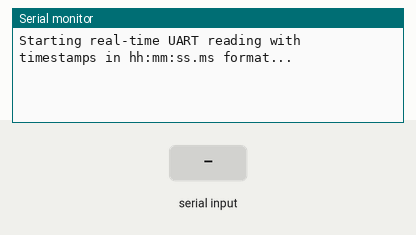
Bench run of a program on a simulated ESP32. On the bench: the last lines printed to the serial monitor. Inputs (shaded band) come from the test bench.

Above: at 1.2 s.
1.3 s: "1" received over the second serial link
At 1.7 s:
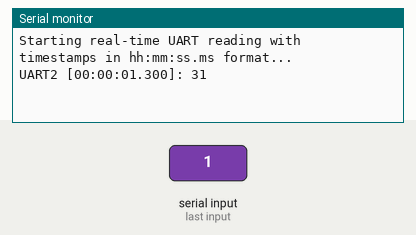
2.8 s: "0" received over the second serial link
At 4.0 s:
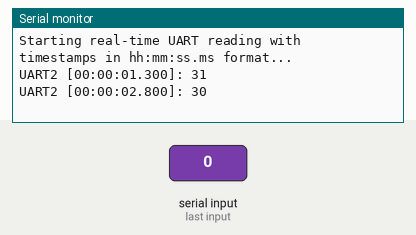
4.3 s: "2" received over the second serial link
At 5.2 s:
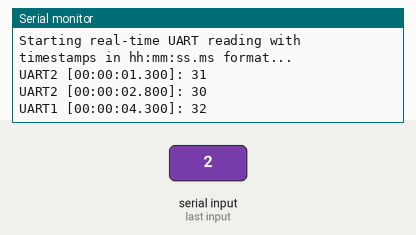

Measured:
- after the input at 1.3 s, the serial monitor: prints a new line at once (image 1)
- after the input at 2.8 s, the serial monitor: prints a new line at once (image 2)
- after the input at 4.3 s, the serial monitor: prints a new line at once (image 3)

The program:

main.cpp
```cpp
#include <Arduino.h>

//prototype functions
void readUART1(void *parameter);
void readUART2(void *parameter);
void printData(void *parameter);

// Structure to store data and timestamp
struct UARTData {
  byte data[256];          // Buffer for storing accumulated data
  unsigned int length;      // Length of the data
  unsigned long timestamp;  // Timestamp of the first byte in milliseconds
};

// Configurable inter-byte timeout in milliseconds
const unsigned long INTER_BYTE_TIMEOUT_MS = 10;

// Define queues to receive data from each UART
QueueHandle_t uart1Queue;
QueueHandle_t uart2Queue;

void setup() {
  // Initialize Serial for the monitor
  Serial.begin(115200);

  // Configure UART1 on GPIO32 (RX) and GPIO17 (TX) with baud rate 19200
  Serial1.begin(19200, SERIAL_8N1, 32, 17);

  // Configure UART2 on GPIO33 (RX) and GPIO5 (TX) with baud rate 19200
  Serial2.begin(19200, SERIAL_8N1, 33, 5);

  // Create queues to store data from each UART
  uart1Queue = xQueueCreate(10, sizeof(UARTData));
  uart2Queue = xQueueCreate(10, sizeof(UARTData));

  // Create FreeRTOS tasks for each UART and the print task
  xTaskCreate(readUART1, "Read UART1", 2048, NULL, 1, NULL);
  xTaskCreate(readUART2, "Read UART2", 2048, NULL, 1, NULL);
  xTaskCreate(printData, "Print Data", 4096, NULL, 1, NULL);

  Serial.println("Starting real-time UART reading with timestamps in hh:mm:ss.ms format...");
}

void loop() {
  // The main loop remains empty as FreeRTOS manages the execution
}

// Convert milliseconds to hh:mm:ss.ms format
String formatTimestamp(unsigned long millis) {
  unsigned long seconds = millis / 1000;
  unsigned int hours = (seconds / 3600) % 24;
  unsigned int minutes = (seconds % 3600) / 60;
  unsigned int secs = seconds % 60;
  unsigned int ms = millis % 1000;

  char timeString[13]; // Buffer for "hh:mm:ss.ms" format
  snprintf(timeString, sizeof(timeString), "%02u:%02u:%02u.%03u", hours, minutes, secs, ms);
  return String(timeString);
}

// Task to read data from UART1
void readUART1(void *parameter) {
  UARTData uartData;
  uartData.length = 0;
  unsigned long lastByteTime = 0;

  for (;;) {
    if (Serial1.available() > 0) {
      // If first byte, capture the timestamp
      if (uartData.length == 0) {
        uartData.timestamp = millis();
      }

      // Read the byte and store it in the buffer
      uartData.data[uartData.length++] = Serial1.read();
      lastByteTime = millis();

    } else if (uartData.length > 0 && (millis() - lastByteTime >= INTER_BYTE_TIMEOUT_MS)) {
      // If timeout has passed and data is accumulated, send it to the queue
      xQueueSend(uart1Queue, &uartData, portMAX_DELAY);
      uartData.length = 0;  // Reset buffer length for next message
    }
    vTaskDelay(1 / portTICK_PERIOD_MS); // Small delay to yield CPU
  }
}

// Task to read data from UART2
void readUART2(void *parameter) {
  UARTData uartData;
  uartData.length = 0;
  unsigned long lastByteTime = 0;

  for (;;) {
    if (Serial2.available() > 0) {
      // If first byte, capture the timestamp
      if (uartData.length == 0) {
        uartData.timestamp = millis();
      }

      // Read the byte and store it in the buffer
      uartData.data[uartData.length++] = Serial2.read();
      lastByteTime = millis();

    } else if (uartData.length > 0 && (millis() - lastByteTime >= INTER_BYTE_TIMEOUT_MS)) {
      // If timeout has passed and data is accumulated, send it to the queue
      xQueueSend(uart2Queue, &uartData, portMAX_DELAY);
      uartData.length = 0;  // Reset buffer length for next message
    }
    vTaskDelay(1 / portTICK_PERIOD_MS); // Small delay to yield CPU
  }
}

// Task to print data to the serial monitor
void printData(void *parameter) {
  UARTData uartData;

  for (;;) {
    // Check and receive data from UART1 queue
    while (xQueueReceive(uart1Queue, &uartData, 0) == pdTRUE) {
      Serial.print("UART1 [");
      Serial.print(formatTimestamp(uartData.timestamp)); // Print formatted timestamp with milliseconds
      Serial.print("]: ");
      for (int i = 0; i < uartData.length; i++) {
        char hexString[3]; // Buffer for each hexadecimal byte
        snprintf(hexString, sizeof(hexString), "%02X", uartData.data[i]);
        Serial.print(hexString); // Print each byte in hexadecimal format
        Serial.print(" ");
      }
      Serial.println();
    }

    // Check and receive data from UART2 queue
    while (xQueueReceive(uart2Queue, &uartData, 0) == pdTRUE) {
      Serial.print("UART2 [");
      Serial.print(formatTimestamp(uartData.timestamp)); // Print formatted timestamp with milliseconds
      Serial.print("]: ");
      for (int i = 0; i < uartData.length; i++) {
        char hexString[3]; // Buffer for each hexadecimal byte
        snprintf(hexString, sizeof(hexString), "%02X", uartData.data[i]);
        Serial.print(hexString); // Print each byte in hexadecimal format
        Serial.print(" ");
      }
      Serial.println();
    }

    vTaskDelay(1 / portTICK_PERIOD_MS); // Small delay to yield CPU
  }
}
```
